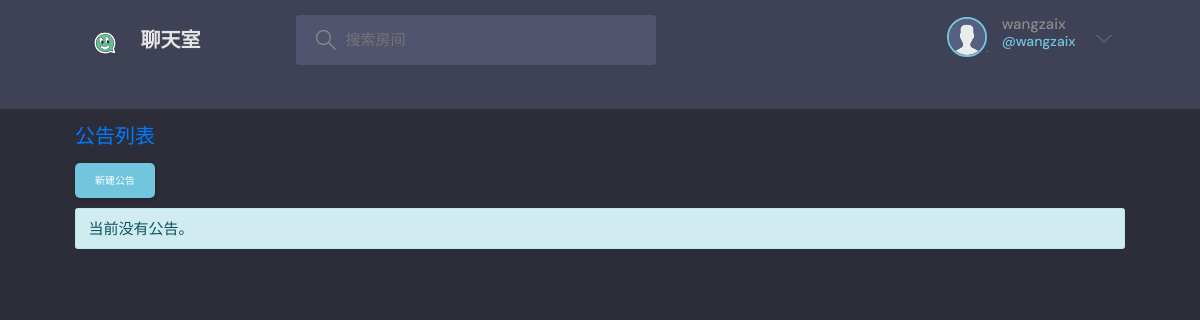
/announcements/ (signed in), run on an earlier commit of the app's database.
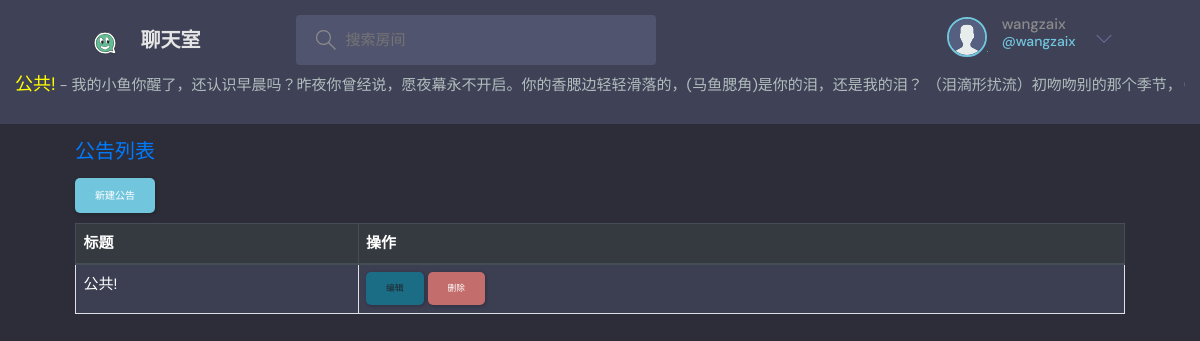
And on a later commit of the database.
### base/models.py (models this page shows, shortened)
class Announcement(models.Model):
    title = models.CharField(max_length=200, verbose_name='公告标题')  # 公告标题
    content = models.TextField(verbose_name='公告内容')  # 公告内容
    author = models.ForeignKey(User, on_delete=models.CASCADE, verbose_name='公告作者')  # 公告作者
    created_at = models.DateTimeField(auto_now_add=True, verbose_name='创建时间')  # 创建时间
    updated_at = models.DateTimeField(auto_now=True, verbose_name='更新时间')  # 更新时间
    class Meta:
        verbose_name = '公告'
        verbose_name_plural = '公告列表'

### base/views.py (the view)
# urls.py: path('announcements/', views.announcement_list, name='announcement_list'),
def announcement_list(request):
    announcements = Announcement.objects.all()
    return render(request, 'base/announcement_list.html', {'announcements': announcements})

### base/models.py (called while the page is built)
    def __str__(self):
        return self.email  # 返回用户邮箱

### base/templates/base/announcement_list.html (shortened to what this page needs)
{% extends 'main.html' %}
{% block content %}
    <div class="container mt-4">
        <h2 class="mb-4 text-primary">公告列表</h2>
        <a href="{% url 'new_announcement' %}" class="btn btn-success mb-3" style="background: #71C6DD">新建公告</a>
        {% if announcements %}
            <table class="table table-striped table-bordered" style="background-color: #3F4156; color: white">
                <thead class="thead-dark">
                <tr>
                    <th>标题</th>
                    <th>操作</th>
                </tr>
                </thead>
                <tbody>
                {% for announcement in announcements %}
                    <tr>
                        <td>{{ announcement.title }}</td>
                        <td>
                            <a href="{% url 'edit_announcement' announcement.id %}" class="btn btn-warning btn-sm"
                               style="background: #1b6d85">编辑</a>
                            <button class="btn btn-danger btn-sm"
                                    data-toggle="modal"
                                    data-target="#deleteModal"
                                    data-announcement-id="{{ announcement.id }}"
                                    data-announcement-title="{{ announcement.title }}" style="background-color: #c46d6d">
                                删除
                            </button>
                        </td>
                    </tr>
                {% endfor %}
                </tbody>
            </table>
        {% else %}
            <div class="alert alert-info" role="alert">
                当前没有公告。
            </div>
        {% endif %}
    </div>
{% endblock %}

### templates/navbar.html (shortened to what this page needs)
{% load static %}
<header class="header header--loggedIn">
    <div class="container">
        <a href="{% url 'home' %}" class="header__logo">
            <img src="{% static 'images/logo.svg' %}"/>
            <h1>聊天室</h1>
        </a>
        <form class="header__search" method="GET" id="searchQuery" action="{% url 'home' %}">
            <label>
                <input name="q" placeholder="搜索房间" onclick="submitSearch()"/>
            </label>
        </form>
        <nav class="header__menu">
            {% if request.user.is_authenticated %}
            <div class="header__user">
                <a href="{% url 'user-profile' request.user.id %}">
                    <div class="avatar avatar--medium active">
                        <img src="{{ request.user.avatar.url }}"/>
                    </div>
                    <p>{{ request.user.username }}<span>@{{ request.user.username }}</span></p>
                </a>
                <button class="dropdown-button" onclick="toggleDropdown()">
                    <svg version="1.1" xmlns="http://www.w3.org/2000/svg" width="32" height="32" viewBox="0 0 32 32">
                        <title>chevron-down</title>
                        <path d="M16 21l-13-13h-3l16 16 16-16h-3l-13 13z"></path>
                    </svg>
                </button>
            </div>
            {% endif %}
        </nav>
    </div>
    <div id="announcements">
        <div class="announcements-content">
            {% for announcement in announcements %}
            <div class="announcement">
                <p>
                    <span style="font-size: large; color: yellow">{{ announcement.title }}</span> -
                    {{ announcement.content }} -
                </p>
            </div>
            {% endfor %}
        </div>
    </div>
</header>

What changed in the data, as far as the page shows it:
added Announcement: title "公共!", content "我的小鱼你醒了，还认识早晨吗？昨夜你曾经说，愿夜幕永不开启。你的香腮边轻轻滑落的，(马鱼腮角)是你的泪，还是我的泪？…"
Also different on the page:
text no longer shown: "当前没有公告。"
text now shown: "标题 操作"
